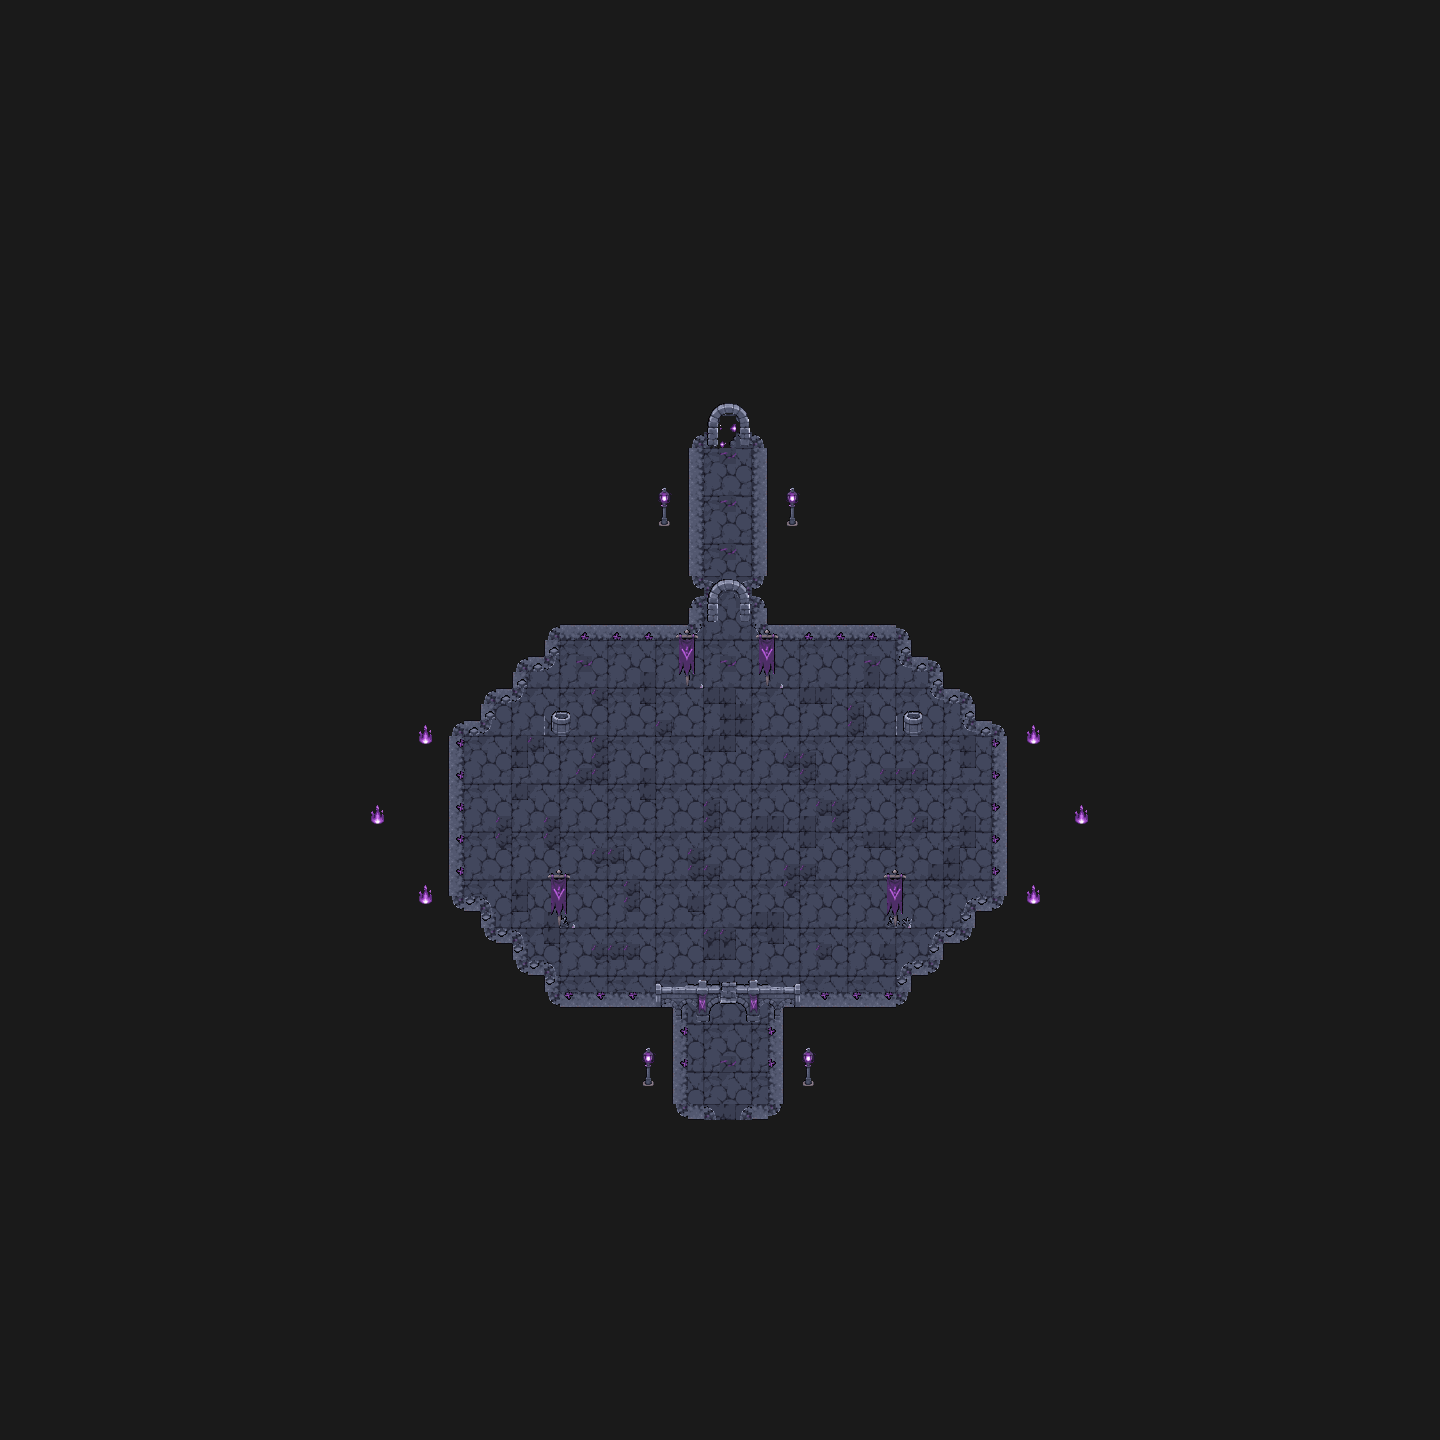

A level layout from a 2D game, rendered from its tile map. Below: a short description, then the map file with tile-grid data replaced by summaries:
An orthogonal 90x90 tile map with 16x16 px tiles, 4 tile layers (Background, Ground, HighGround, objects), 2 tilesets and 48 objects (toCombatCave, toOverworld, caedros).

<map version="1.10" tiledversion="1.12.2" orientation="orthogonal" renderorder="right-down" width="90" height="90" tilewidth="16" tileheight="16" infinite="0" nextlayerid="9" nextobjectid="56">
 <tileset firstgid="1" name="cave" tilewidth="16" tileheight="16" tilecount="160" columns="16">
  <image source="_tilesets/cave.png" width="256" height="160" />
 </tileset>
 <tileset firstgid="161" name="veil_tileset_v5_16x16 (2)" tilewidth="16" tileheight="16" tilecount="1024" columns="32">
  <image source="_tilesets/veil_tileset_v5_16x16.png" width="512" height="512" />
 </tileset>
 <layer id="1" name="Background" width="90" height="90">
  <data>[8100 cells, 8100 non-empty, 1 distinct tile ids]</data>
 </layer>
 <layer id="2" name="Ground" width="90" height="90">
  <data>[8100 cells, 829 non-empty, 12 distinct tile ids]</data>
 </layer>
 <layer id="3" name="HighGround" width="90" height="90">
  <data>[8100 cells, 248 non-empty, 7 distinct tile ids]</data>
 </layer>
 <layer id="4" name="objects" width="90" height="90">
  <data>[8100 cells, 158 non-empty, 44 distinct tile ids]</data>
 </layer>
 <objectgroup id="6" name="Walls">
  <object id="3" x="768" y="992" width="16" height="128" />
  <object id="4" x="672" y="992" width="16" height="128" />
  <object id="5" x="544" y="992" width="144" height="16" />
  <object id="6" x="544" y="960" width="16" height="48" />
  <object id="13" x="512" y="960" width="48" height="16" />
  <object id="14" x="512" y="928" width="16" height="48" />
  <object id="15" x="480" y="928" width="48" height="16" />
  <object id="16" x="480" y="896" width="16" height="48" />
  <object id="17" x="448" y="896" width="48" height="16" />
  <object id="18" x="448" y="720" width="16" height="192" />
  <object id="19" x="448" y="720" width="48" height="16" />
  <object id="20" x="480" y="688" width="16" height="48" />
  <object id="21" x="480" y="688" width="48" height="16" />
  <object id="22" x="512" y="656" width="16" height="48" />
  <object id="23" x="512" y="656" width="48" height="16" />
  <object id="24" x="544" y="624" width="16" height="48" />
  <object id="25" x="544" y="624" width="160" height="16" />
  <object id="26" x="688" y="576" width="16" height="64" />
  <object id="27" x="688" y="576" width="32" height="32" />
  <object id="28" x="688" y="432" width="16" height="144" />
  <object id="29" x="688" y="432" width="32" height="16" />
  <object id="30" x="736" y="432" width="32" height="16" />
  <object id="31" x="752" y="432" width="16" height="144" />
  <object id="32" x="736" y="576" width="32" height="32" />
  <object id="33" x="752" y="592" width="16" height="48" />
  <object id="34" x="752" y="624" width="160" height="16" />
  <object id="35" x="896" y="624" width="16" height="48" />
  <object id="36" x="896" y="656" width="48" height="16" />
  <object id="37" x="928" y="656" width="16" height="48" />
  <object id="38" x="928" y="688" width="48" height="16" />
  <object id="39" x="960" y="688" width="16" height="48" />
  <object id="40" x="960" y="720" width="48" height="16" />
  <object id="41" x="992" y="720" width="16" height="192" />
  <object id="42" x="960" y="896" width="48" height="16" />
  <object id="43" x="960" y="896" width="16" height="48" />
  <object id="44" x="928" y="928" width="48" height="16" />
  <object id="45" x="928" y="928" width="16" height="48" />
  <object id="46" x="896" y="960" width="48" height="16" />
  <object id="47" x="896" y="960" width="16" height="48" />
  <object id="48" x="768" y="992" width="144" height="16" />
  <object id="49" x="704" y="400" width="16" height="32" />
  <object id="50" x="704" y="400" width="48" height="16" />
  <object id="51" x="736" y="400" width="16" height="48" />
  <object id="52" x="672" y="1104" width="48" height="16" />
  <object id="53" x="736" y="1104" width="48" height="16" />
 </objectgroup>
 <objectgroup id="7" name="Collisions" />
 <objectgroup id="8" name="Transitions">
  <object id="54" name="toCombatCave" x="716" y="1112" width="24" height="8">
   <properties>
    <property name="destX" type="int" value="648" />
    <property name="destY" type="int" value="345" />
   </properties>
  </object>
  <object id="55" name="toOverworld" x="715" y="415" width="26" height="27" />
 </objectgroup>
 <objectgroup id="5" name="Bosses">
  <object id="1" name="caedros" x="728" y="810">
   <point />
  </object>
 </objectgroup>
</map>
